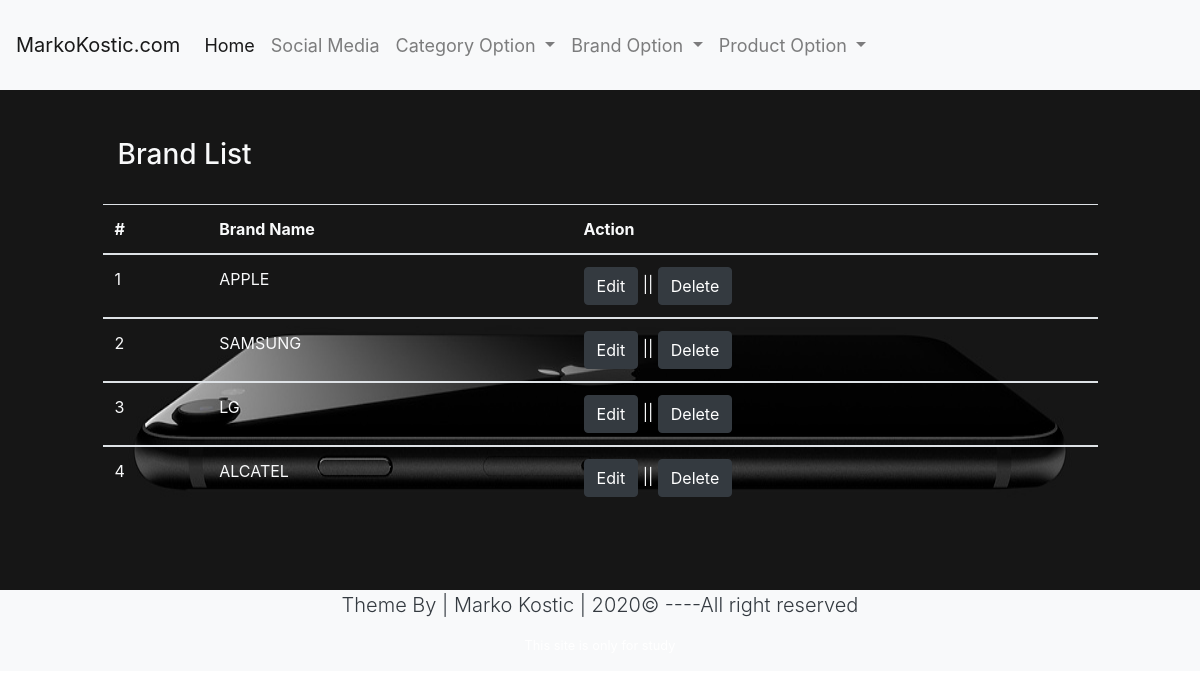
Screenshot of /admin/brandlist.php with the database file from the repository.
### tables this page shows
CREATE TABLE `dbl_brand` (
  `brandId` int(11) NOT NULL,
  `brandName` varchar(255) NOT NULL
);

### lib/Database.php (called while the page is built, shortened)
<?php
class Database{
	public $host = DB_HOST;
	public $user = DB_USER;
	public $pass = DB_PASS;
	public $dbname = DB_NAME;
	public $link;
	private function connectDB(){
		$this->link = new mysqli($this->host,$this->user,$this->pass,$this->dbname);
	}
	public function select($query){
		$result = $this->link->query($query);
		if ($result->num_rows > 0) {
			return $result;
		}else{
			return false;
		}
	}
}
?>

### classes/Brand.php (called while the page is built, shortened)
<?php include_once '../lib/Database.php' ?>
<?php
class Brand{
   private $db;
   public function __construct(){
   	$this->db = new Database();
   }
   public function getAllBrand(){
   	 $query = "SELECT * FROM dbl_brand";
   	 $result = $this->db->select($query);
   	 return $result;
   }
}
?>

### admin/brandlist.php (the view, shortened to what this page needs)
<?php
$filepath = realpath(dirname(__FILE__));
include_once ($filepath.'/../lib/Database.php');
include_once ($filepath.'/../classes/Brand.php');
?>
<?php
$brand = new Brand();
?>
<!DOCTYPE html>
<html>
<head>
	<link rel="stylesheet" href="https://stackpath.bootstrapcdn.com/bootstrap/4.5.2/css/bootstrap.min.css">
</head>
<body>
	<nav style="min-height: 90px; font-size: 18px;" class="navbar navbar-expand-lg navbar-light bg-light ">
  <a class="navbar-brand" href="#">MarkoKostic.com</a>
  <div class="collapse navbar-collapse" id="navbarSupportedContent">
    <ul class="navbar-nav mr-auto">
      <li class="nav-item active">
        <a class="nav-link" href="home.php">Home <span class="sr-only">(current)</span></a>
      </li>
      <li class="nav-item">
       <a class="nav-link" href="social.php">Social Media</a>
      </li>
      <li class="nav-item dropdown">
        <a class="nav-link dropdown-toggle" href="#" id="navbarDropdown" role="button" data-toggle="dropdown" aria-haspopup="true" aria-expanded="false">
          Category Option
        </a>
      </li>
      <li class="nav-item dropdown">
        <a class="nav-link dropdown-toggle" href="#" id="navbarDropdown" role="button" data-toggle="dropdown" aria-haspopup="true" aria-expanded="false">
          Brand Option
        </a>
      </li>
      <li class="nav-item dropdown">
        <a class="nav-link dropdown-toggle" href="#" id="navbarDropdown" role="button" data-toggle="dropdown" aria-haspopup="true" aria-expanded="false">
          Product Option
        </a>
      </li>
  </div>
</nav>
   <section class="" style="background-image: url('iphone-se-og.jpg');background-repeat: no-repeat; background-attachment: fixed;  background-size: 100% 100%;">
   	 <div class="row" >
   	 	 <div class="offset-lg-1 col-lg-10 " style="min-height:500px; ">
   	 	 	<br>
   	 	 			<br>
   	 	 		<h3 class="text-light col-md-6">Brand List</h3>
          <br>
          <table class="table text-light table-hover">
             <thead>
                 <tr>
                   <th>#</th>
                   <th>Brand Name</th>
                   <th>Action</th>
                 </tr>
             </thead>
             <?php
             $getBrand = $brand->getAllBrand();
             if ($getBrand) {
              $i=0;
               while ($result = $getBrand->fetch_assoc()) {
                 $i++;
             ?>
             <tbody>
               <tr>
                  <td> <?php echo $i; ?></td>
                  <td> <?php echo $result['brandName']; ?> </td>
                  <td>
                    <a class="btn btn-dark btn-hover" href="brandedit.php?brand=<?php echo $result['brandId']; ?>">Edit
                    </a> || <a class="btn btn-dark btn-hover" href="?delbrand=<?php echo $result['brandId']; ?>">Delete</a>
                  </td>
               </tr>
             </tbody>
       <?php } }  ?>
          </table>
   	 	 </div>
   	 	</div>
   	 </section>
   	 <footer class="bg-light text-dark">
   <div class="container">
   	<div class="row">
   		<div class="col">
   		<p class="lead text-center">Theme By | Marko Kostic | <span id="year"></span>&copy ----All right reserved  </p>
   		<p class="text-center small" style="color: white; cursor: pointer; text-orientation: none">
   		</p>
   	</div>
   	    </div>
   </div>
   </footer>
</body>
</html>

### rows the page displays
dbl_brand: brandName "APPLE"
dbl_brand: brandName "SAMSUNG"
dbl_brand: brandName "LG"
dbl_brand: brandName "ALCATEL"
